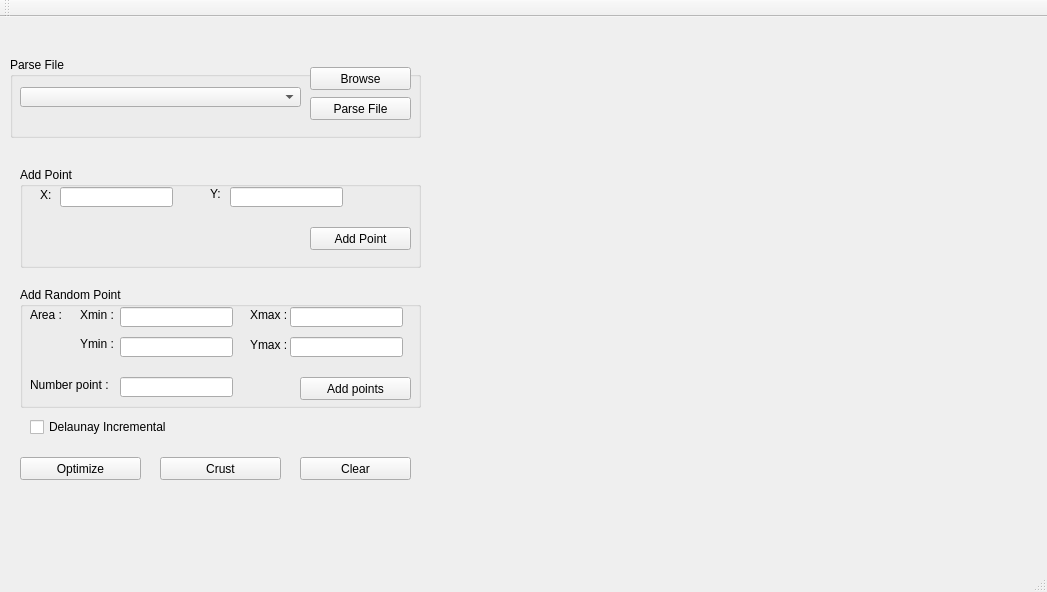
<?xml version="1.0" encoding="UTF-8"?>
<ui version="4.0">
 <class>MainWindow</class>
 <widget class="QMainWindow" name="MainWindow">
  <property name="geometry">
   <rect>
    <x>0</x>
    <y>0</y>
    <width>1047</width>
    <height>592</height>
   </rect>
  </property>
  <property name="windowTitle">
   <string>MainWindow</string>
  </property>
  <widget class="QWidget" name="centralWidget">
   <widget class="GLDisplay" name="widget" native="true">
    <property name="geometry">
     <rect>
      <x>430</x>
      <y>10</y>
      <width>611</width>
      <height>521</height>
     </rect>
    </property>
   </widget>
   <widget class="QGroupBox" name="groupBox">
    <property name="geometry">
     <rect>
      <x>10</x>
      <y>40</y>
      <width>411</width>
      <height>81</height>
     </rect>
    </property>
    <property name="title">
     <string>Parse File</string>
    </property>
    <widget class="QComboBox" name="comboBox">
     <property name="geometry">
      <rect>
       <x>10</x>
       <y>30</y>
       <width>281</width>
       <height>20</height>
      </rect>
     </property>
    </widget>
    <widget class="QPushButton" name="buttonBrowse">
     <property name="geometry">
      <rect>
       <x>300</x>
       <y>10</y>
       <width>101</width>
       <height>23</height>
      </rect>
     </property>
     <property name="text">
      <string>Browse</string>
     </property>
    </widget>
    <widget class="QPushButton" name="buttonParse">
     <property name="geometry">
      <rect>
       <x>300</x>
       <y>40</y>
       <width>101</width>
       <height>23</height>
      </rect>
     </property>
     <property name="text">
      <string>Parse File</string>
     </property>
    </widget>
   </widget>
   <widget class="QGroupBox" name="groupBox_2">
    <property name="geometry">
     <rect>
      <x>20</x>
      <y>150</y>
      <width>401</width>
      <height>101</height>
     </rect>
    </property>
    <property name="title">
     <string>Add Point</string>
    </property>
    <widget class="QLabel" name="label">
     <property name="geometry">
      <rect>
       <x>20</x>
       <y>20</y>
       <width>41</width>
       <height>16</height>
      </rect>
     </property>
     <property name="text">
      <string>X:</string>
     </property>
    </widget>
    <widget class="QLabel" name="label_2">
     <property name="geometry">
      <rect>
       <x>190</x>
       <y>20</y>
       <width>47</width>
       <height>13</height>
      </rect>
     </property>
     <property name="text">
      <string>Y:</string>
     </property>
    </widget>
    <widget class="QLineEdit" name="Xfloat">
     <property name="geometry">
      <rect>
       <x>40</x>
       <y>20</y>
       <width>113</width>
       <height>20</height>
      </rect>
     </property>
    </widget>
    <widget class="QLineEdit" name="Yfloat">
     <property name="geometry">
      <rect>
       <x>210</x>
       <y>20</y>
       <width>113</width>
       <height>20</height>
      </rect>
     </property>
    </widget>
    <widget class="QPushButton" name="buttonPoint">
     <property name="geometry">
      <rect>
       <x>290</x>
       <y>60</y>
       <width>101</width>
       <height>23</height>
      </rect>
     </property>
     <property name="text">
      <string>Add Point</string>
     </property>
    </widget>
   </widget>
   <widget class="QPushButton" name="buttonClear">
    <property name="geometry">
     <rect>
      <x>300</x>
      <y>440</y>
      <width>111</width>
      <height>23</height>
     </rect>
    </property>
    <property name="text">
     <string>Clear</string>
    </property>
   </widget>
   <widget class="QPushButton" name="buttonOptimize">
    <property name="geometry">
     <rect>
      <x>20</x>
      <y>440</y>
      <width>121</width>
      <height>23</height>
     </rect>
    </property>
    <property name="text">
     <string>Optimize</string>
    </property>
   </widget>
   <widget class="QGroupBox" name="groupBox_3">
    <property name="geometry">
     <rect>
      <x>20</x>
      <y>270</y>
      <width>401</width>
      <height>121</height>
     </rect>
    </property>
    <property name="title">
     <string>Add Random Point</string>
    </property>
    <widget class="QLabel" name="label_3">
     <property name="geometry">
      <rect>
       <x>10</x>
       <y>20</y>
       <width>71</width>
       <height>16</height>
      </rect>
     </property>
     <property name="text">
      <string>Area :</string>
     </property>
    </widget>
    <widget class="QLabel" name="label_4">
     <property name="geometry">
      <rect>
       <x>60</x>
       <y>20</y>
       <width>61</width>
       <height>16</height>
      </rect>
     </property>
     <property name="text">
      <string>Xmin :</string>
     </property>
    </widget>
    <widget class="QLineEdit" name="Xmin">
     <property name="geometry">
      <rect>
       <x>100</x>
       <y>20</y>
       <width>113</width>
       <height>20</height>
      </rect>
     </property>
    </widget>
    <widget class="QLabel" name="label_5">
     <property name="geometry">
      <rect>
       <x>230</x>
       <y>20</y>
       <width>71</width>
       <height>16</height>
      </rect>
     </property>
     <property name="text">
      <string>Xmax :</string>
     </property>
    </widget>
    <widget class="QLineEdit" name="Xmax">
     <property name="geometry">
      <rect>
       <x>270</x>
       <y>20</y>
       <width>113</width>
       <height>20</height>
      </rect>
     </property>
    </widget>
    <widget class="QLabel" name="label_6">
     <property name="geometry">
      <rect>
       <x>60</x>
       <y>50</y>
       <width>47</width>
       <height>13</height>
      </rect>
     </property>
     <property name="text">
      <string>Ymin :</string>
     </property>
    </widget>
    <widget class="QLineEdit" name="Ymin">
     <property name="geometry">
      <rect>
       <x>100</x>
       <y>50</y>
       <width>113</width>
       <height>20</height>
      </rect>
     </property>
    </widget>
    <widget class="QLabel" name="label_7">
     <property name="geometry">
      <rect>
       <x>230</x>
       <y>50</y>
       <width>81</width>
       <height>16</height>
      </rect>
     </property>
     <property name="text">
      <string>Ymax :</string>
     </property>
    </widget>
    <widget class="QLineEdit" name="Ymax">
     <property name="geometry">
      <rect>
       <x>270</x>
       <y>50</y>
       <width>113</width>
       <height>20</height>
      </rect>
     </property>
    </widget>
    <widget class="QLabel" name="label_8">
     <property name="geometry">
      <rect>
       <x>10</x>
       <y>90</y>
       <width>101</width>
       <height>16</height>
      </rect>
     </property>
     <property name="text">
      <string>Number point :</string>
     </property>
    </widget>
    <widget class="QLineEdit" name="numberPoint">
     <property name="geometry">
      <rect>
       <x>100</x>
       <y>90</y>
       <width>113</width>
       <height>20</height>
      </rect>
     </property>
    </widget>
    <widget class="QPushButton" name="buttonAddPoints">
     <property name="geometry">
      <rect>
       <x>280</x>
       <y>90</y>
       <width>111</width>
       <height>23</height>
      </rect>
     </property>
     <property name="text">
      <string>Add points</string>
     </property>
    </widget>
   </widget>
   <widget class="QPushButton" name="buttonCrush">
    <property name="geometry">
     <rect>
      <x>160</x>
      <y>440</y>
      <width>121</width>
      <height>23</height>
     </rect>
    </property>
    <property name="text">
     <string>Crust</string>
    </property>
   </widget>
   <widget class="QCheckBox" name="checkDelaunay">
    <property name="geometry">
     <rect>
      <x>30</x>
      <y>400</y>
      <width>151</width>
      <height>20</height>
     </rect>
    </property>
    <property name="text">
     <string>Delaunay Incremental</string>
    </property>
   </widget>
  </widget>
  <widget class="QMenuBar" name="menuBar">
   <property name="geometry">
    <rect>
     <x>0</x>
     <y>0</y>
     <width>1047</width>
     <height>26</height>
    </rect>
   </property>
  </widget>
  <widget class="QToolBar" name="mainToolBar">
   <attribute name="toolBarArea">
    <enum>TopToolBarArea</enum>
   </attribute>
   <attribute name="toolBarBreak">
    <bool>false</bool>
   </attribute>
  </widget>
  <widget class="QStatusBar" name="statusBar"/>
  <action name="actionSubmenu">
   <property name="text">
    <string>submenu</string>
   </property>
  </action>
 </widget>
 <layoutdefault spacing="6" margin="11"/>
 <customwidgets>
  <customwidget>
   <class>GLDisplay</class>
   <extends>QWidget</extends>
   <header location="global">gldisplay.h</header>
   <container>1</container>
  </customwidget>
 </customwidgets>
 <resources/>
 <connections/>
</ui>
